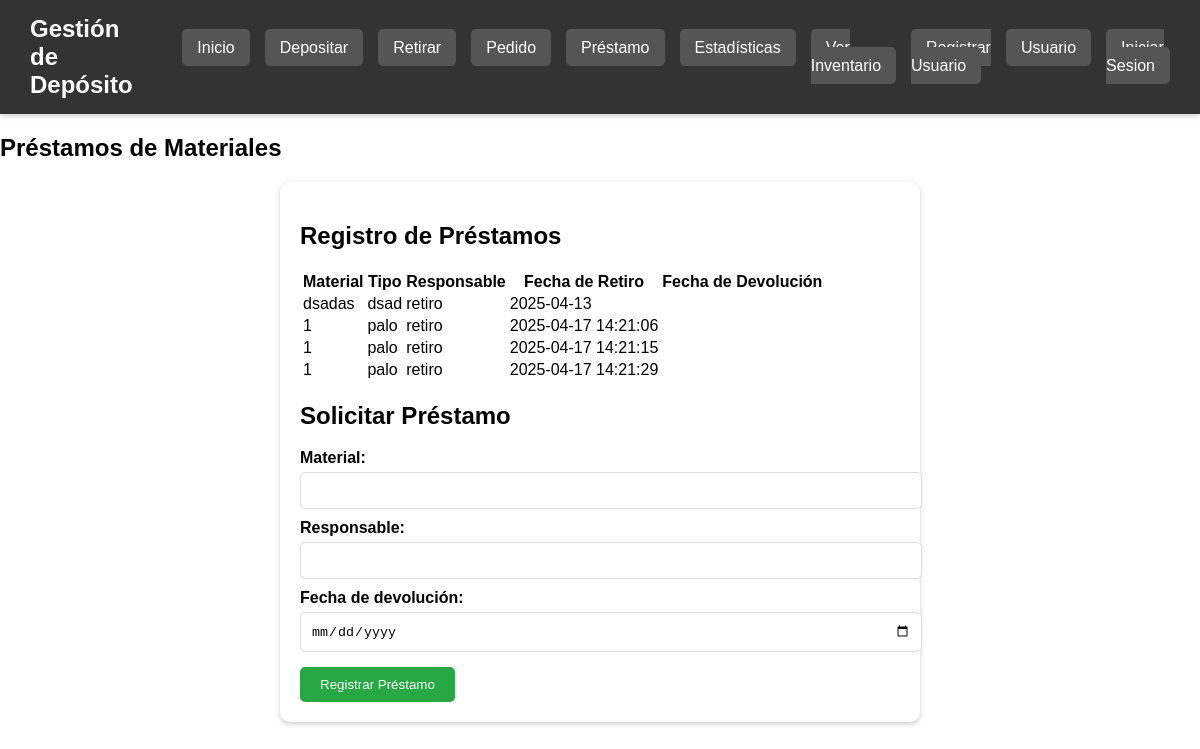
/prestamo, run on an earlier commit of the app's database.
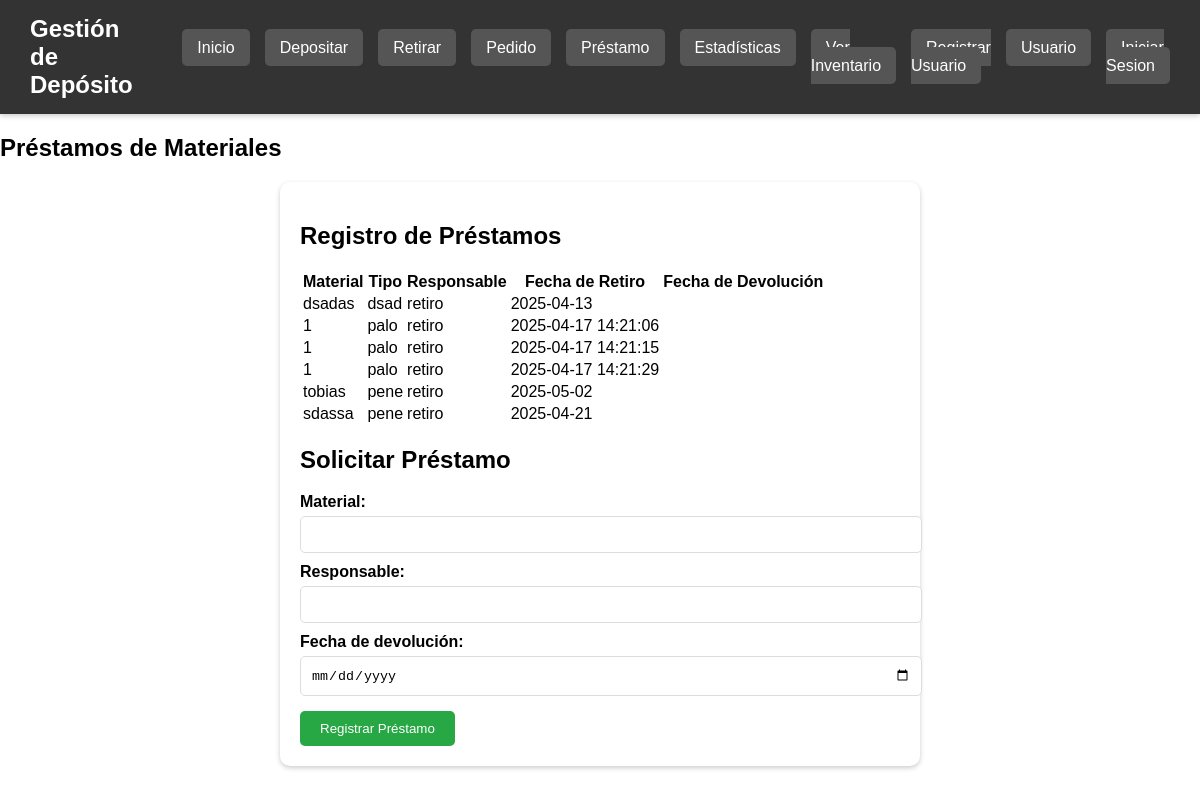
And on a later commit of the database.
### tables this page shows
CREATE TABLE Movimientos (
    id INTEGER PRIMARY KEY AUTOINCREMENT,
    usuario TEXT NOT NULL,
    codigo_barras TEXT NOT NULL,
    accion TEXT NOT NULL CHECK(accion IN ('ingreso', 'retiro')),
    fecha TIMESTAMP DEFAULT CURRENT_TIMESTAMP,
    FOREIGN KEY(codigo_barras) REFERENCES Inventario(codigo_barras)
);

### app.py (the view, shortened to what this page needs)
@app.route('/prestamo', methods=["GET", "POST"])
def prestamos():
    conn = conectar_bd()
    cursor = conn.cursor()
    cursor.execute("SELECT * FROM Movimientos WHERE accion='retiro'")
    prestamos = cursor.fetchall()
    conn.close()
    return render_template("prestamos.html", prestamos=prestamos)

### app.py (called while the page is built)
def conectar_bd():
    return sqlite3.connect("inventario_colegio.db")

### templates/prestamos.html (shortened to what this page needs)
<!DOCTYPE html>
<html lang="es">
<head>
     <link rel="stylesheet" href="https://cdnjs.cloudflare.com/ajax/libs/font-awesome/6.5.2/css/all.min.css">
    <link rel="stylesheet" href="{{ url_for('static', filename='styles.css') }}">
</head>
<body>
    {% include 'header.html' %}
        <h2>Préstamos de Materiales</h2>
    <main>
        <h2>Registro de Préstamos</h2>
        <table>
            <tr>
                <th>Material</th>
                <th>Tipo</th>
                <th>Responsable</th>
                <th>Fecha de Retiro</th>
                <th>Fecha de Devolución</th>
            </tr>
            {% for prestamo in prestamos %}
            <tr>
                <td>{{ prestamo[1] }}</td>
                <td>{{ prestamo[2] }}</td>
                <td>{{ prestamo[3] }}</td>
                <td>{{ prestamo[4] }}</td>
                <td>{{ prestamo[5] }}</td>
            </tr>
            {% endfor %}
        </table>
        <h2>Solicitar Préstamo</h2>
        <form method="POST">
            <label>Material:</label> <input type="text" name="material" required><br>
            <label>Responsable:</label> <input type="text" name="responsable" required><br>
            <label>Fecha de devolución:</label> <input type="date" name="fecha_devolucion" required><br>
            <button type="submit">Registrar Préstamo</button>
        </form>
    </main>
</body>
</html>

### templates/header.html
<header class="header">
    <h1>Gestión de Depósito</h1>
    <nav class="nav">
        <ul>
            <li><a href="/dashboard">Inicio</a></li>
            <li><a href="/depositar">Depositar</a></li>
            <li><a href="/retirar">Retirar</a></li>
            <li><a href="/pedido">Pedido</a></li>
            <li><a href="/prestamo">Préstamo</a></li>
            <li><a href="/estadisticas">Estadísticas</a></li>
            <li><a href="/inventario">Ver Inventario</a></li>
            <li><a href="/agregar_usuario">Registrar Usuario</a></li>
            <li><a href="/usuarios">Usuario</a></li>
            <li><a href="/login">Iniciar Sesion</a></li>
        </ul>
    </nav>
</header>

### static/styles.css (style rules this page uses)
body { margin: 0; padding: 0; font-family: 'NombreDeTuFuente', sans-serif; }
header { background: #333; color: white; display: flex; justify-content: space-between; align-items: center; padding: 15px 30px; box-shadow: 0px 2px 5px rgba(0,0,0,0.2); }
header h1 { font-size: 24px; margin: 0; }
nav ul { list-style: none; display: flex; gap: 15px; }
nav ul li { display: inline; }
nav ul li a { text-decoration: none; color: white; padding: 10px 15px; background: #555; border-radius: 5px; transition: background 0.3s; }
main { padding: 20px; max-width: 600px; margin: auto; background: white; box-shadow: 0px 2px 5px rgba(0,0,0,0.2); border-radius: 10px; }
form label { display: block; margin-top: 10px; font-weight: bold; }
form input, form select { width: 100%; padding: 10px; margin-top: 5px; border: 1px solid #ddd; border-radius: 5px; }
button { margin-top: 15px; padding: 10px 20px; background: #28a745; color: white; border: none; border-radius: 5px; cursor: pointer; }

What changed in the data, as far as the page shows it:
added Movimientos: usuario "tobias", codigo_barras "pene", accion "retiro", fecha "2025-05-02"
added Movimientos: usuario "sdassa", codigo_barras "pene", accion "retiro", fecha "2025-04-21"
